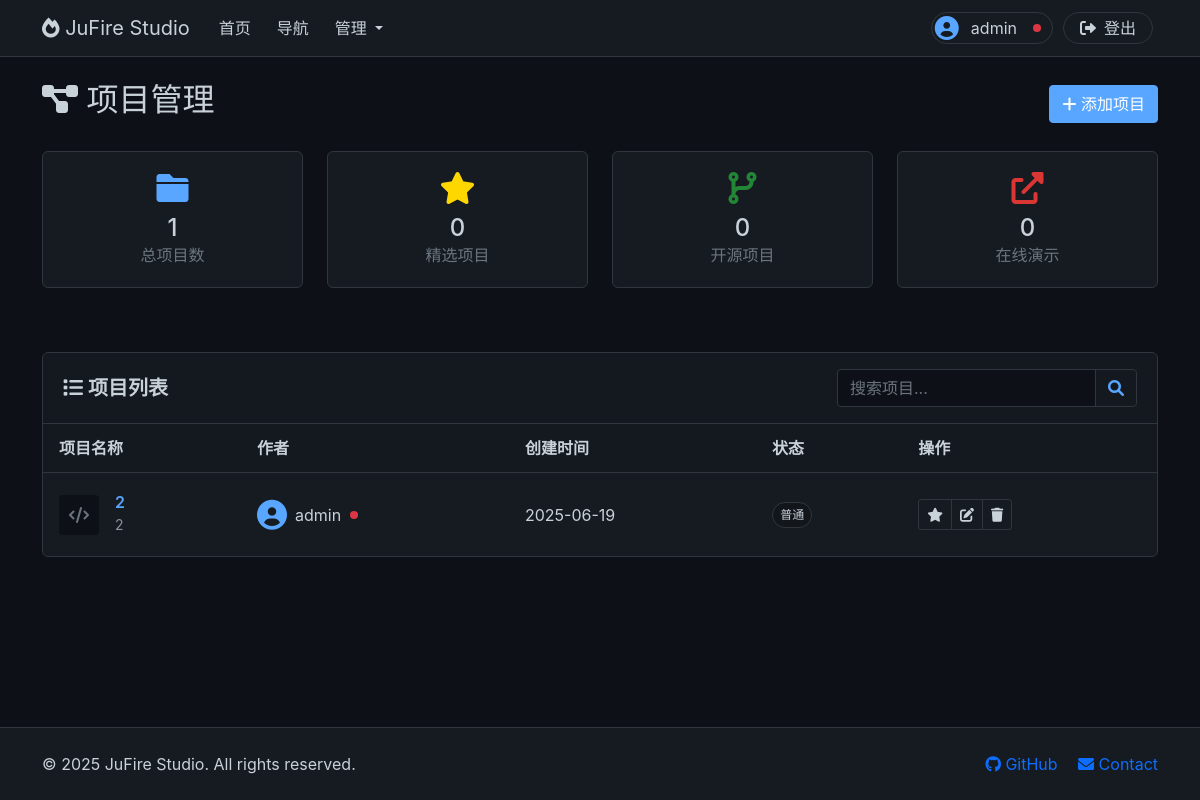
The app's page /admin/projects (signed in), older data.
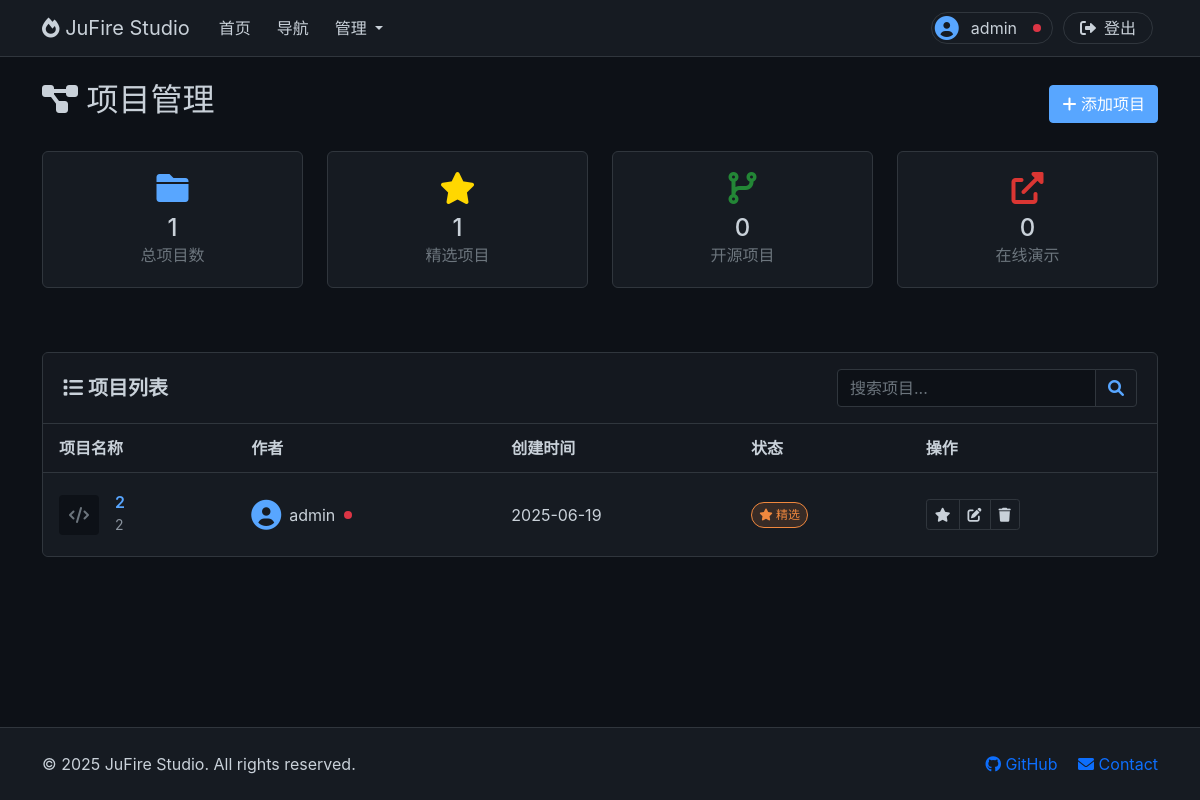
The same page, newer data.
### app.py (models this page shows, shortened)
class User(db.Model):
    id = db.Column(db.Integer, primary_key=True)
    username = db.Column(db.String(80), unique=True, nullable=False)
    email = db.Column(db.String(120), unique=True, nullable=False)
    password_hash = db.Column(db.String(120), nullable=False)
    role = db.Column(db.Integer, default=ROLE_GUEST)
    created_at = db.Column(db.DateTime, default=datetime.now)
    is_active = db.Column(db.Boolean, default=True)
    avatar_path = db.Column(db.String(200), default=None)

class Project(db.Model):
    id = db.Column(db.Integer, primary_key=True)
    title = db.Column(db.String(100), nullable=False)
    description = db.Column(db.Text)
    github_url = db.Column(db.String(200))
    demo_url = db.Column(db.String(200))
    image_url = db.Column(db.String(200))
    created_at = db.Column(db.DateTime, default=datetime.now)
    is_featured = db.Column(db.Boolean, default=False)
    author_id = db.Column(db.Integer, db.ForeignKey("user.id"))
    author = db.relationship("User", backref=db.backref("projects", lazy=True))

### app.py (the view)
        def decorated_function(*args, **kwargs):
            if "user_id" not in session:
                return redirect(url_for("login"))
            user = db.session.get(User, session["user_id"])
            if not user or user.role < min_role:
                flash("权限不足", "error")
                return redirect(url_for("index"))
            return f(*args, **kwargs)

### templates/admin/projects.html (shortened to what this page needs)
{% extends 'base.html' %}  {% block content %}
  <div class="container mt-4">
    <div class="row">
      <div class="col-12">
        <div class="d-flex justify-content-between align-items-center mb-4">
          <h2><i class="fas fa-project-diagram"></i> 项目管理</h2>
          <div>
            <button class="btn btn-primary" data-bs-toggle="modal" data-bs-target="#addProjectModal"><i class="fas fa-plus"></i> 添加项目</button>
          </div>
        </div>
      </div>
    </div>
    <div class="row mb-4">
      <div class="col-md-3 col-6 mb-3">
        <div class="card text-center">
          <div class="card-body">
            <i class="fas fa-folder" style="font-size: 2rem; color: var(--github-accent)"></i>
            <h4 class="mt-2 mb-0">{{ projects|length }}</h4>
            <p class="text-muted mb-0">总项目数</p>
          </div>
        </div>
      </div>
      <div class="col-md-3 col-6 mb-3">
        <div class="card text-center">
          <div class="card-body">
            <i class="fas fa-star" style="font-size: 2rem; color: #ffd700"></i>
            <h4 class="mt-2 mb-0">{{ projects|selectattr('is_featured')|list|length }}</h4>
            <p class="text-muted mb-0">精选项目</p>
          </div>
        </div>
      </div>
      <div class="col-md-3 col-6 mb-3">
        <div class="card text-center">
          <div class="card-body">
            <i class="fas fa-code-branch" style="font-size: 2rem; color: var(--github-success)"></i>
            <h4 class="mt-2 mb-0">{{ projects|selectattr('github_url')|list|length }}</h4>
            <p class="text-muted mb-0">开源项目</p>
          </div>
        </div>
      </div>
      <div class="col-md-3 col-6 mb-3">
        <div class="card text-center">
          <div class="card-body">
            <i class="fas fa-external-link-alt" style="font-size: 2rem; color: var(--github-danger)"></i>
            <h4 class="mt-2 mb-0">{{ projects|selectattr('demo_url')|list|length }}</h4>
            <p class="text-muted mb-0">在线演示</p>
          </div>
        </div>
      </div>
    </div>
    <div class="card">
      <div class="card-header d-flex justify-content-between align-items-center">
        <h5 class="mb-0"><i class="fas fa-list"></i> 项目列表</h5>
        <div class="input-group" style="width: 300px">
          <input type="text" class="form-control" id="searchInput" placeholder="搜索项目..." />
          <button class="btn btn-outline-primary" type="button"><i class="fas fa-search"></i></button>
        </div>
      </div>
      <div class="card-body">
        {% if projects %}
          <div class="table-responsive">
            <table class="table table-hover">
              <thead>
                <tr>
                  <th>项目名称</th>
                  <th>作者</th>
                  <th>创建时间</th>
                  <th>状态</th>
                  <th>操作</th>
                </tr>
              </thead>
              <tbody>
                {% for project in projects %}
                  <tr data-project-id="{{ project.id }}">
                    <td>
                      <div class="d-flex align-items-center">
                        {% if project.image_url %}
                          <img src="{{ project.image_url }}" alt="{{ project.title }}" class="rounded me-3" style="width: 40px; height: 40px; object-fit: cover" />
                        {% else %}
                          <div class="rounded me-3 d-flex align-items-center justify-content-center" style="
                      width: 40px;
                      height: 40px;
                      background-color: var(--github-bg);
                    ">
                            <i class="fas fa-code text-muted"></i>
                          </div>
                        {% endif %}
                        <div>
                          <h6 class="mb-0">{{ project.title }}</h6>
                          <small class="text-muted">{{ project.description[:50] }}{% if project.description|length > 50 %}...{% endif %}</small>
                        </div>
                      </div>
                    </td>
                    <td>
                      {% if project.author %}
                        <div class="d-flex align-items-center">
                          <div class="me-2">
                            {% if project.author.avatar_path %}
                              <img src="{{ url_for('user_avatar', filename=project.author.avatar_path) }}" alt="{{ project.author.username }}的头像" class="rounded-circle" style="width: 30px; height: 30px; object-fit: cover" />
                            {% else %}
                              <div style="
                        width: 30px;
                        height: 30px;
                        display: flex;
                        align-items: center;
                        justify-content: center;
                      ">
                                <i class="fas fa-user-circle" style="font-size: 30px; color: var(--github-accent)"></i>
                              </div>
                            {% endif %}
                          </div>
                          <div>
                            {{ project.author.username }}
                            <span class="ms-1"
                              style="display: inline-block; width: 8px; height: 8px; border-radius: 50%; background-color: {% if project.author.role == 3 %}
                                var(--bs-danger)
                              {% elif project.author.role == 2 %}
                                var(--bs-warning)
                              {% elif project.author.role == 1 %}
                                var(--bs-success)
                              {% else %}
                                var(--bs-secondary)
                              {% endif %}; vertical-align: middle; position: relative; top: -1px;">
                            </span>
                          </div>
                        </div>
                      {% else %}
                        未知
                      {% endif %}
                    </td>
                    <td>{{ project.created_at.strftime('%Y-%m-%d') }}</td>
                    <td>
                      {% if project.is_featured %}
                        <span class="status-badge status-featured"><i class="fas fa-star"></i> 精选</span>
                      {% else %}
                        <span class="status-badge" style="
                    background-color: rgba(0, 0, 0, 0.2);
                    color: var(--github-text);
                    border: 1px solid var(--github-border);
                  ">普通</span>
                      {% endif %}
                    </td>
                    <td>
                      <div class="btn-group btn-group-sm" role="group">
                        <button class="btn btn-outline-warning" onclick="toggleFeatured({{ project.id }}, {{ project_featured_js }})" title="切换精选状态"><i class="fas fa-star"></i></button>
                        <button class="btn btn-outline-info" onclick="editProject({{ project.id }})" title="编辑项目"><i class="fas fa-edit"></i></button>
                        <button class="btn btn-outline-danger" onclick="deleteProject({{ project.id }})" title="删除项目"><i class="fas fa-trash"></i></button>
                      </div>
                    </td>
                  </tr>
                {% endfor %}
              </tbody>
            </table>
          </div>
        {% endif %}
      </div>
    </div>
  </div>
{% endblock %}

### templates/base.html (shortened to what this page needs)
<!DOCTYPE html>
<html lang="zh-CN">
  <head>
    <link
      href="https://cdn.jsdelivr.net/npm/bootstrap@5.1.3/dist/css/bootstrap.min.css"
      rel="stylesheet"
    />
    <link
      href="https://cdnjs.cloudflare.com/ajax/libs/font-awesome/6.0.0/css/all.min.css"
      rel="stylesheet"
    />
    <link
      href="{{ url_for('static', filename='css/style.css') }}"
      rel="stylesheet"
    />
  </head>
  <body>
    <nav class="navbar navbar-expand-lg navbar-dark">
      <div class="container">
        <a class="navbar-brand" href="{{ url_for('index') }}">
          <i class="fas fa-fire"></i> JuFire Studio
        </a>
        <div class="collapse navbar-collapse" id="navbarNav">
          <ul class="navbar-nav me-auto">
            <li class="nav-item" style="margin: 0 5px">
              <a class="nav-link" href="{{ url_for('index') }}">首页</a>
            </li>
            {% if current_user and current_user.role >= 1 %}
            <li class="nav-item" style="margin: 0 5px">
              <a class="nav-link" href="{{ url_for('navigation') }}">导航</a>
            </li>
            {% endif %}
            {% if current_user and current_user.role >= 2 %}
            <li
              class="nav-item dropdown"
              style="margin: 0 5px"
            >
              <a
                class="nav-link dropdown-toggle"
                href="#"
                id="navbarDropdown"
                role="button"
                data-bs-toggle="dropdown"
                aria-expanded="false"
              >
                管理
              </a>
            </li>
            {% endif %}
          </ul>
          <ul class="navbar-nav">
            {% if current_user %}
            <li
              class="nav-item"
              style="display: flex; align-items: center; margin: 0 5px"
            >
              <a
                class="nav-link"
                href="{{ url_for('profile') }}"
                style="
                  border: 1px solid var(--github-border);
                  border-radius: 16px;
                  height: 32px;
                  padding: 0;
                  display: flex;
                  align-items: center;
                  justify-content: center;
                  overflow: hidden;
                  margin: auto 0;
                "
              >
                <div
                  style="
                    width: 32px;
                    height: 32px;
                    border-radius: 50%;
                    overflow: hidden;
                    display: flex;
                    align-items: center;
                    justify-content: center;
                    flex-shrink: 0;
                    margin: 0 0 0 -1px;
                  "
                >
                  {% if current_user.avatar_path %}
                  <img
                    src="{{ url_for('user_avatar', filename=current_user.avatar_path) }}"
                    alt="{{ current_user.username }}的头像"
                    style="
                      width: 24px;
                      height: 24px;
                      border-radius: 50%;
                      overflow: hidden;
                      object-fit: cover;
                      display: block;
                    "
                  />
                  {% else %}
                  <i
                    class="fas fa-user-circle"
                    style="
                      font-size: 24px;
                      color: var(--github-accent);
                      display: flex;
                      align-items: center;
                      justify-content: center;
                    "
                  ></i>
                  {% endif %}
                </div>
                <span style="padding: 0 4px 0 8px; line-height: 32px"
                  >{{ current_user.username }}</span
                >
                {% if current_user.role == 0 %}
                <div
                  style="
                    width: 32px;
                    height: 32px;
                    display: flex;
                    align-items: center;
                    justify-content: center;
                    margin-right: -1px;
                  "
                >
                  <span
                    class="badge rounded-circle bg-secondary"
                    style="width: 8px; height: 8px; padding: 0; display: block"
                    title="权限等级: {{ current_user.role }} (普通用户)"
                  ></span>
                </div>
                {% elif current_user.role >= 3 %}
                <div
                  style="
                    width: 32px;
                    height: 32px;
                    display: flex;
                    align-items: center;
                    justify-content: center;
                    margin-right: -1px;
                  "
                >
                  <span
                    class="badge rounded-circle bg-danger"
                    style="width: 8px; height: 8px; padding: 0; display: block"
                    title="权限等级: {{ current_user.role }} (超级管理员)"
                  ></span>
                </div>
                {% endif %}
              </a>
            </li>
            <li class="nav-item" style="margin: 0 5px">
              <a
                class="nav-link"
                href="{{ url_for('logout') }}"
                title="退出登录"
                style="
                  border: 1px solid var(--github-border);
                  border-radius: 16px;
                  height: 32px;
                  padding: 0 8px;
                  display: flex;
                  align-items: center;
                  justify-content: center;
                  overflow: hidden;
                  margin: auto 0;
                "
              >
                <div
                  style="
                    width: 32px;
                    height: 32px;
                    display: flex;
                    align-items: center;
                    justify-content: center;
                  "
                >
                  <i class="fas fa-sign-out-alt"></i>
                </div>
                <span style="padding: 0 8px 0 0; line-height: 32px">登出</span>
              </a>
            </li>
            {% endif %}
          </ul>
        </div>
      </div>
    </nav>
    <div
      id="messages"
      class="toast-container position-fixed bottom-0 end-0 p-3"
      style="z-index: 9999"
    ></div>
    <main>{% block content %}{% endblock %}</main>
    <footer class="footer py-4">
      <div class="container">
        <div class="row">
          <div class="col-md-6">
            <p class="mb-0">&copy; 2025 JuFire Studio. All rights reserved.</p>
          </div>
          <div class="col-md-6 text-end">
            {% if studio_info and studio_info.github_url %}
            <a
              href="{{ studio_info.github_url }}"
              class="text-decoration-none me-3"
            >
              <i class="fab fa-github"></i> GitHub
            </a>
            {% else %}
            <a href="{{ url_for('index') }}" class="text-decoration-none me-3">
              <i class="fab fa-github"></i> GitHub
            </a>
            {% endif %}
            <a href="#" class="text-decoration-none">
              <i class="fas fa-envelope"></i> Contact
            </a>
          </div>
        </div>
      </div>
    </footer>
  </body>
</html>

Row changes from the older to the newer data that the page shows:
changed Project "admin": is_featured "普通" → "精选"
Text that changed along with them:
{{ projects|selectattr('is_featured')|list|length }}: "0" → "1"
